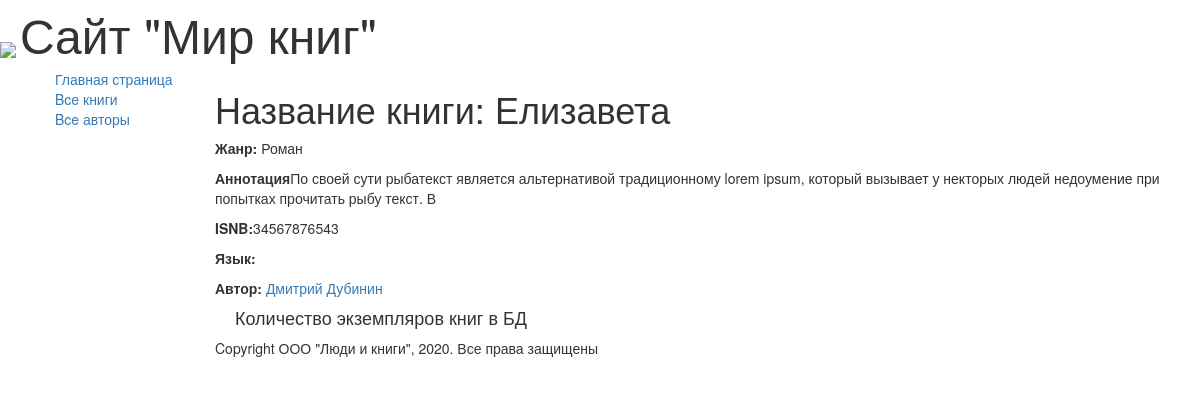
/book/4, run on the app's committed database.
### catalog/models.py (models this page shows, shortened)
class Book(models.Model):
    title = models.CharField(max_length=200,
                             help_text='Введите название книги',
                             verbose_name='Название книги')
    genre = models.ForeignKey('Genre', on_delete=models.CASCADE,
                              help_text='Выберите жанр книги',
                              verbose_name='Жанр книги', null=True)
    laguage = models.ForeignKey('Language', on_delete=models.CASCADE,
                                help_text='Выберите язык книги',
                                verbose_name='Язык книги', null=True)
    author = models.ManyToManyField('Author',
                                    help_text='Выберите автора  книги',
                                    verbose_name='Автор книги')
    summary = models.TextField(max_length=1000,
                               help_text='Введите краткое описание книги',
                               verbose_name='Аннотация')
    isbn = models.CharField(max_length=13, help_text="должно содержать 13 символов",
                            verbose_name="ISBN Книги")
    def display_author(self):
        return ', '.join([author.last_name for author in self.author.all()])
    display_author.short_description = 'Авторы'

class Genre(models.Model):
    name = models.CharField(max_length=200,
                            help_text='Введите жанр книги',
                            verbose_name='Жанр Книги')
    def __str__(self):
        return self.name

class Author(models.Model):
    first_name = models.CharField(max_length=100,
                                  help_text='Введите имя автора',
                                  verbose_name='Имя автора')
    last_name = models.CharField(max_length=100,
                                 help_text='Введите фамилию автора',
                                 verbose_name='Фамилия автора')
    date_of_birth = models.DateField(
                                  help_text='Введите дату рождения',
                                  verbose_name='Дата рождения',
                                  null=True, blank=True)
    date_of_death = models.DateField(
                                help_text='Введите дату смерти',
                                verbose_name='Дата смерти',
                                null=True, blank=True)

### catalog/views.py (the view)
# urls.py: url(r'book/(?P<pk>\d+)$', views.BookDetailView.as_view(), name='book-detail'),
class BookDetailView(generic.DetailView):
    model = Book

### catalog/templates/catalog/book_detail.html (shortened to what this page needs)
{% extends "base_generic.html" %}
{% block content %}
    <h1>Название книги: {{ book.title }} </h1>
    <p><strong>Жанр: </strong>{{ book.genre }}</p>
    <p><strong>Аннотация</strong>{{book.summary }}</p>
    <p><strong>ISNB:</strong>{{ book.isbn}}</p>
    <p><strong>Язык:</strong>{{ book.language }}</p>
        {% for author in book.author.all %}
            <p><strong>Автор:</strong>
                <a href=""> {{ author.first_name }}
                    {{ author.last_name }} </a></p>
        {% endfor %}
    <div style="margin-left:20px;margin-top20px">
        <h4>Количество экземпляров книг в БД </h4>
    </div>
{% endblock %}

### data on the page
Book: title "Елизавета", genre "Роман", summary "По своей сути рыбатекст является альтернативой традиционному lorem ipsum, который вызывает у некторых людей недоумение при попытках прочитать рыбу текст. В", isbn "34567876543"
Author: first_name "Дмитрий", last_name "Дубинин"
